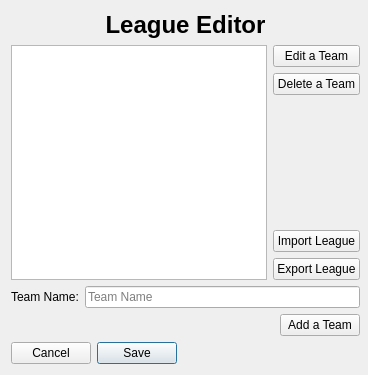
<?xml version="1.0" encoding="UTF-8"?>
<ui version="4.0">
 <class>LeagueDialog</class>
 <widget class="QDialog" name="LeagueDialog">
  <property name="windowModality">
   <enum>Qt::ApplicationModal</enum>
  </property>
  <property name="geometry">
   <rect>
    <x>0</x>
    <y>0</y>
    <width>368</width>
    <height>375</height>
   </rect>
  </property>
  <property name="windowTitle">
   <string>Dialog</string>
  </property>
  <layout class="QFormLayout" name="formLayout">
   <item row="0" column="0">
    <layout class="QVBoxLayout" name="verticalLayout_2">
     <item>
      <widget class="QLabel" name="labelLeagueEditor">
       <property name="font">
        <font>
         <pointsize>18</pointsize>
         <weight>75</weight>
         <bold>true</bold>
        </font>
       </property>
       <property name="text">
        <string>League Editor</string>
       </property>
       <property name="alignment">
        <set>Qt::AlignCenter</set>
       </property>
      </widget>
     </item>
     <item>
      <layout class="QHBoxLayout" name="horizontalLayout_3">
       <item>
        <widget class="QListWidget" name="listTeam"/>
       </item>
       <item>
        <layout class="QVBoxLayout" name="verticalLayout">
         <item>
          <widget class="QPushButton" name="buttonEditTeam">
           <property name="text">
            <string>Edit a Team</string>
           </property>
          </widget>
         </item>
         <item>
          <widget class="QPushButton" name="buttonDeleteTeam">
           <property name="text">
            <string>Delete a Team</string>
           </property>
          </widget>
         </item>
         <item>
          <spacer name="verticalSpacer">
           <property name="orientation">
            <enum>Qt::Vertical</enum>
           </property>
           <property name="sizeHint" stdset="0">
            <size>
             <width>20</width>
             <height>40</height>
            </size>
           </property>
          </spacer>
         </item>
         <item>
          <widget class="QPushButton" name="buttonImportLeague">
           <property name="text">
            <string>Import League</string>
           </property>
          </widget>
         </item>
         <item>
          <widget class="QPushButton" name="buttonExportLeague">
           <property name="text">
            <string>Export League</string>
           </property>
          </widget>
         </item>
        </layout>
       </item>
      </layout>
     </item>
     <item>
      <layout class="QHBoxLayout" name="horizontalLayout">
       <item>
        <widget class="QLabel" name="labelTeamName">
         <property name="text">
          <string>Team Name:</string>
         </property>
        </widget>
       </item>
       <item>
        <widget class="QLineEdit" name="lineTeamName">
         <property name="placeholderText">
          <string>Team Name</string>
         </property>
        </widget>
       </item>
      </layout>
     </item>
     <item>
      <layout class="QHBoxLayout" name="horizontalLayout_2">
       <item>
        <spacer name="horizontalSpacer">
         <property name="orientation">
          <enum>Qt::Horizontal</enum>
         </property>
         <property name="sizeHint" stdset="0">
          <size>
           <width>40</width>
           <height>20</height>
          </size>
         </property>
        </spacer>
       </item>
       <item>
        <widget class="QPushButton" name="buttonAddTeam">
         <property name="text">
          <string>Add a Team</string>
         </property>
        </widget>
       </item>
      </layout>
     </item>
     <item>
      <widget class="QDialogButtonBox" name="buttonBox">
       <property name="layoutDirection">
        <enum>Qt::RightToLeft</enum>
       </property>
       <property name="orientation">
        <enum>Qt::Horizontal</enum>
       </property>
       <property name="standardButtons">
        <set>QDialogButtonBox::Cancel|QDialogButtonBox::Save</set>
       </property>
      </widget>
     </item>
    </layout>
   </item>
  </layout>
 </widget>
 <resources/>
 <connections>
  <connection>
   <sender>buttonBox</sender>
   <signal>accepted()</signal>
   <receiver>LeagueDialog</receiver>
   <slot>accept()</slot>
   <hints>
    <hint type="sourcelabel">
     <x>248</x>
     <y>254</y>
    </hint>
    <hint type="destinationlabel">
     <x>157</x>
     <y>274</y>
    </hint>
   </hints>
  </connection>
  <connection>
   <sender>buttonBox</sender>
   <signal>rejected()</signal>
   <receiver>LeagueDialog</receiver>
   <slot>reject()</slot>
   <hints>
    <hint type="sourcelabel">
     <x>316</x>
     <y>260</y>
    </hint>
    <hint type="destinationlabel">
     <x>286</x>
     <y>274</y>
    </hint>
   </hints>
  </connection>
 </connections>
</ui>
